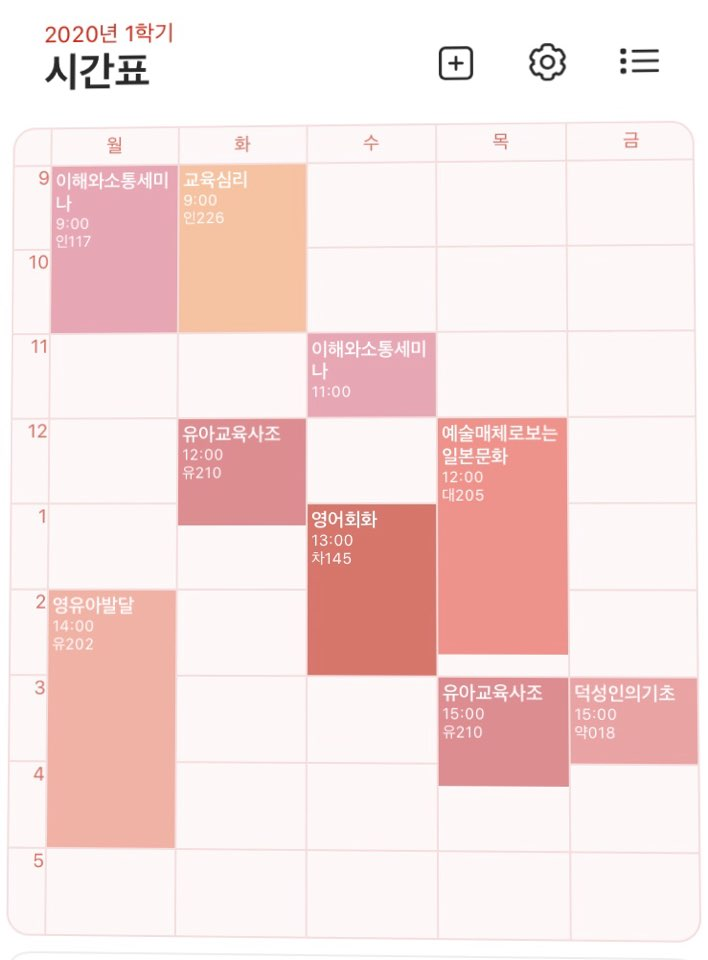
#> input picture OCR/img1.daumcdn.jpg, 708 x 960 px
$ python -i ocr_yolo_dataset.py   (imports and definitions only)
#> lines starting #> are read from the running program, lines starting #| are printed output that depends on the picture
import multiprocessing, math, os, random
import numpy as np
from PIL import Image, ImageDraw, ImageFilter, ImageEnhance, ImageFont
import string
from tqdm import tqdm
from io import BytesIO
MIN_IMAGE_WIDTH = 800
MAX_IMAGE_WIDTH = 1200
MIN_IMAGE_HEIGHT = 600
MAX_IMAGE_HEIGHT = 1000

SIMPLE_MIN_COLS = 4
SIMPLE_MAX_COLS = 8
SIMPLE_MIN_ROWS = 4
SIMPLE_MAX_ROWS = 8

COMPLEX_MIN_COLS = 4
COMPLEX_MAX_COLS = 12
COMPLEX_MIN_ROWS = 4
COMPLEX_MAX_ROWS = 12

NESTED_MIN_COLS = 3
NESTED_MAX_COLS = 10
NESTED_MIN_ROWS = 3
NESTED_MAX_ROWS = 10

MERGE_PROBABILITY = 0.5
MAX_MERGE_RIGHT = 10
MAX_MERGE_DOWN = 10
LARGE_MERGE_PROBABILITY = 0.4
LARGE_MERGE_MIN = 4
LARGE_MERGE_MAX = 10

MIN_CELL_COLOR = 160
MAX_CELL_COLOR = 255
LINE_COLORS = [0, 25, 50, 75, 100, 125]

LINE_WIDTHS = [1, 2, 3, 4, 5, 6, 7, 8, 9, 10]
LINE_STYLES = ['solid', 'double']

BORDER_WIDTHS = [3, 4, 5, 6, 7, 8, 9 ,10]

BORDER_REMOVE_PROBABILITY = 0.1

MIN_ROTATION = -0
MAX_ROTATION = 0

TOTAL_IMAGES = 30000
TRAIN_RATIO = 0.8

COMPLEXITIES = ['simple', 'complex', 'nested']
COMPLEXITY_WEIGHTS = [0.3, 0.3, 0.3]

GAUSSIAN_NOISE_PROBABILITY = 0.5
GAUSSIAN_NOISE_MEAN = 0
GAUSSIAN_NOISE_STD = 10
GAUSSIAN_NOISE_BLEND = 0.1

BRIGHTNESS_ADJUST_PROBABILITY = 0.5
BRIGHTNESS_MIN = 0.8
BRIGHTNESS_MAX = 1.2

CONTRAST_ADJUST_PROBABILITY = 0.5
CONTRAST_MIN = 0.8
CONTRAST_MAX = 1.2

BLUR_PROBABILITY = 0.3
BLUR_MAX_RADIUS = 1

COMPRESSION_PROBABILITY = 0.3
COMPRESSION_MIN_QUALITY = 50
COMPRESSION_MAX_QUALITY = 95

# New constants
GRAY_BG_MIN = 200
GRAY_BG_MAX = 240
BLACK_BG_PROBABILITY = 0.2
WHITE_LINE_MIN = 200
WHITE_LINE_MAX = 255
TEXT_PROBABILITY = 0.7
SHAPE_PROBABILITY = 0.3

# 새로운 상수들
SHAPE_TYPES = ['rectangle', 'ellipse', 'triangle', 'line', 'polygon']
FONT_SIZES = range(8, 24)  # 8부터 23까지의 폰트 크기
FONTS = ['./font/NanumGothic.ttf', './font/SOYO Maple Regular.ttf', './font/SANGJU Dajungdagam.ttf']  # 사용 가능한 폰트 파일들

# [59 lines left out: functions generate_random_text, draw_random_shape, add_content_to_cell, not called in this run]

def create_directory(directory):
    if not os.path.exists(directory):
        os.makedirs(directory)
# [149 lines left out: functions draw_line, generate_table, not called in this run]

def apply_noise_and_distortions(image):
    try:
        if random.random() < GAUSSIAN_NOISE_PROBABILITY:
            noise = np.random.normal(GAUSSIAN_NOISE_MEAN, GAUSSIAN_NOISE_STD, image.size[::-1])
            noise = Image.fromarray(noise.astype('uint8'), mode='L').resize(image.size)
            image = Image.blend(image.convert('L'), noise, GAUSSIAN_NOISE_BLEND)

        if random.random() < BRIGHTNESS_ADJUST_PROBABILITY:
            enhancer = ImageEnhance.Brightness(image)
            image = enhancer.enhance(random.uniform(BRIGHTNESS_MIN, BRIGHTNESS_MAX))
        if random.random() < CONTRAST_ADJUST_PROBABILITY:
            enhancer = ImageEnhance.Contrast(image)
            image = enhancer.enhance(random.uniform(CONTRAST_MIN, CONTRAST_MAX))

        if random.random() < BLUR_PROBABILITY:
            image = image.filter(ImageFilter.GaussianBlur(radius=random.uniform(0, BLUR_MAX_RADIUS)))

        if random.random() < COMPRESSION_PROBABILITY:
            buffer = BytesIO()
            image.save(buffer, format="JPEG", quality=random.randint(COMPRESSION_MIN_QUALITY, COMPRESSION_MAX_QUALITY))
            image = Image.open(buffer)


    except Exception as e:
        print(f"Error in apply_noise_and_distortions: {e}")
        print(f"Image mode: {image.mode}, size: {image.size}")
        raise

    return image.convert('L')

def generate_table_wrapper(args):
    width, height, complexity, rotation_range = args
    return generate_table(width, height, complexity, rotation_range)

# [61 lines left out: function generate_dataset, not called in this run]

def main():
    generate_dataset(TOTAL_IMAGES, "enhanced_tables_dataset", COMPLEXITIES,
                     complexity_weights=COMPLEXITY_WEIGHTS)

# [3 lines not run here, left out]

>>> from PIL import Image
>>> picture = Image.open('OCR/img1.daumcdn.jpg')
#> picture is the input picture: PIL image 708x960 RGB; mean R, G, B 246.6, 224.4, 222.9
>>> result = apply_noise_and_distortions(picture)
#> in apply_noise_and_distortions, `return image.convert('L')`:
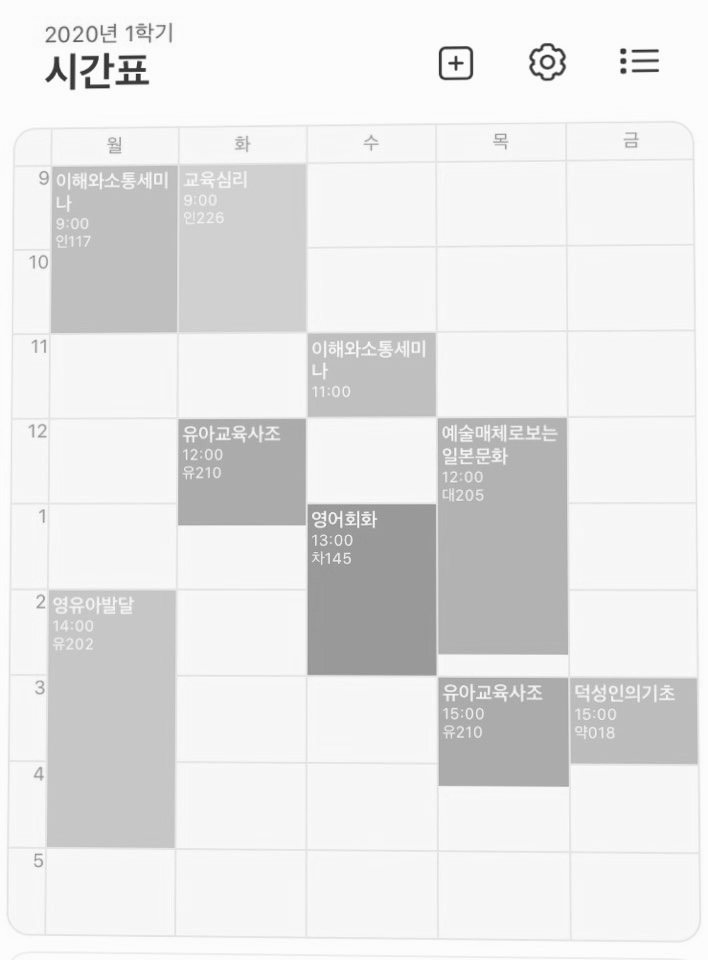
#> returned value: PIL image 708x960 L; min 41, max 252, mean 230.2

$ run again, on OCR/5month.jpg
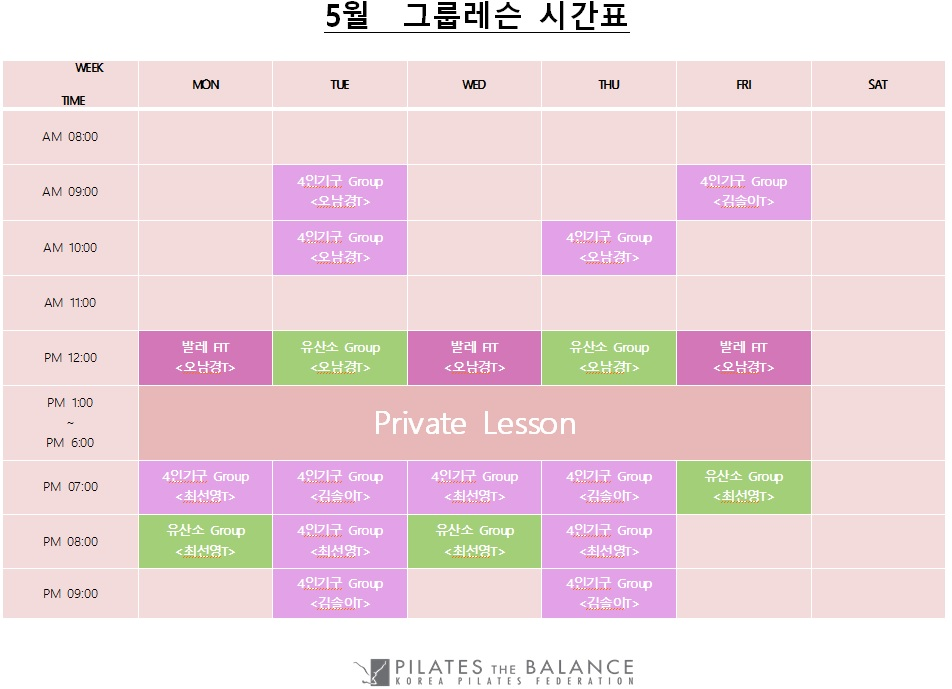
#> input picture OCR/5month.jpg, 952 x 689 px
#> picture is the input picture: PIL image 952x689 RGB; mean R, G, B 235.5, 212.2, 217.9
#> in apply_noise_and_distortions, `return image.convert('L')`:
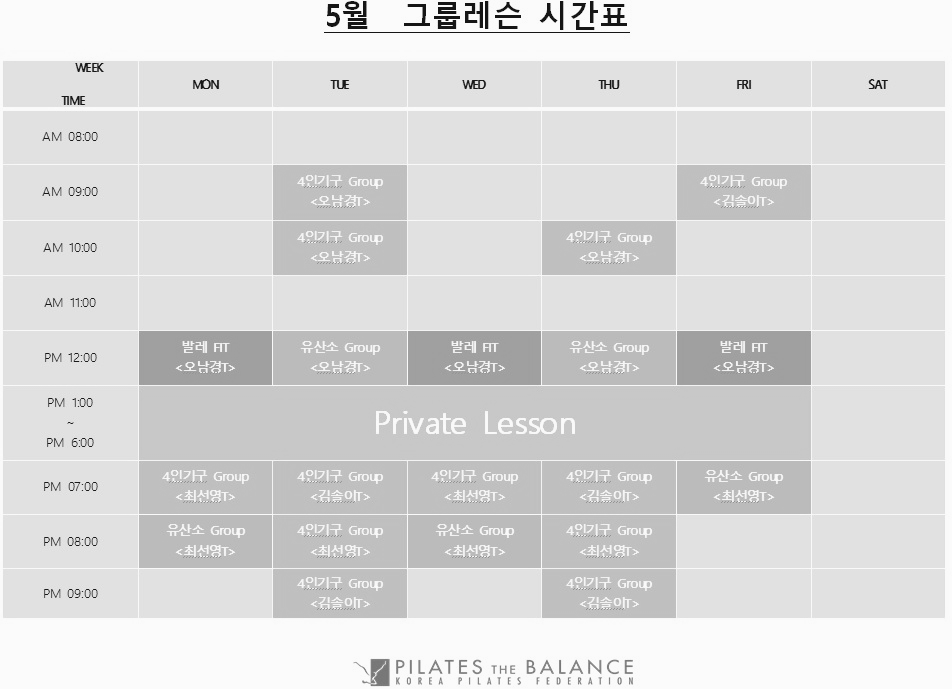
#> returned value: PIL image 952x689 L; min 21, max 251, mean 219.3
